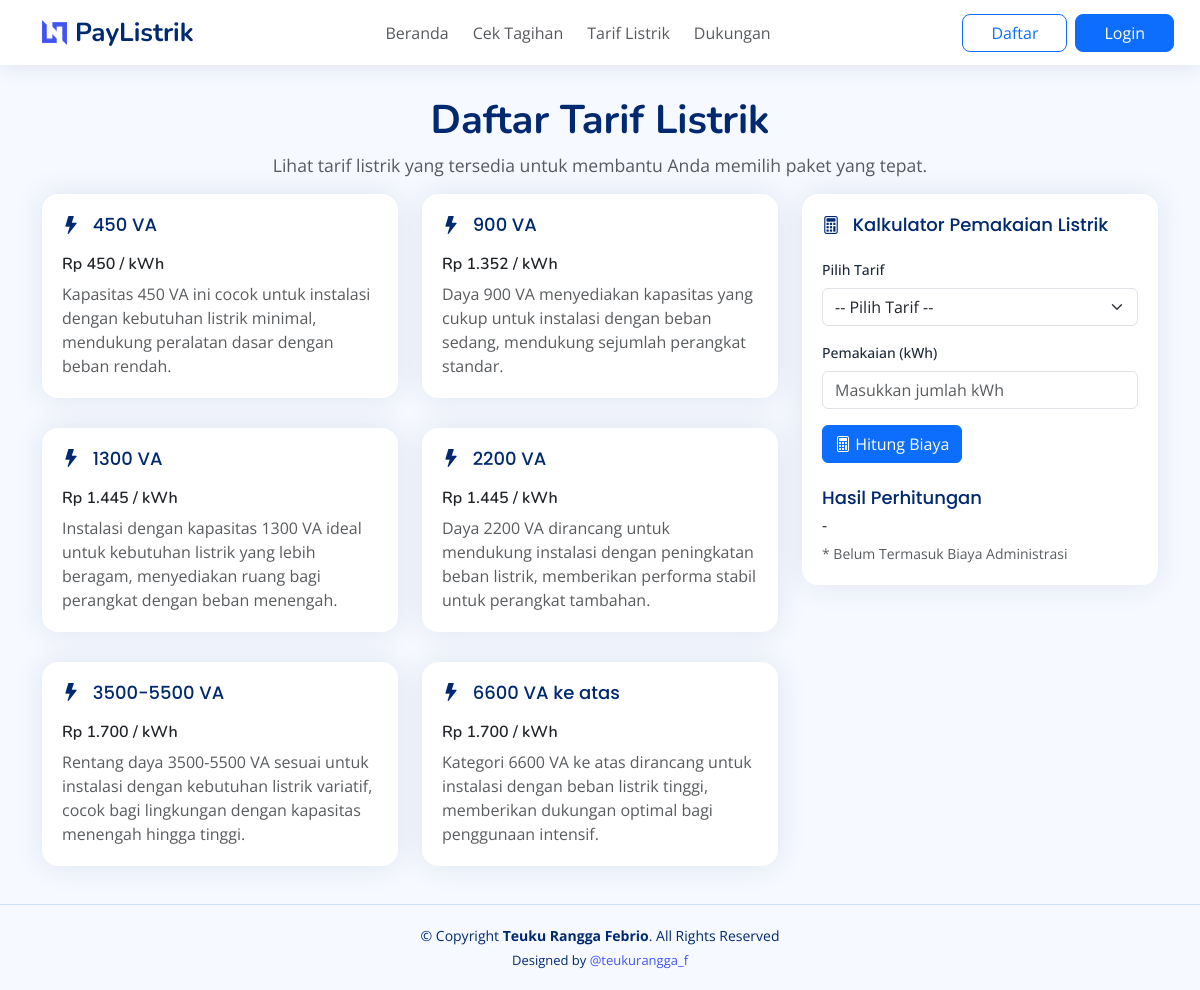
The app's page /index.php/frontend/tarif_listrik with its own data.
### tables this page shows
CREATE TABLE `tarif` (
  `id_tarif` int(11) NOT NULL,
  `daya` varchar(50) NOT NULL,
  `tarifperkwh` decimal(10,2) NOT NULL,
  `deskripsi` text DEFAULT NULL
);

### application/controllers/frontend/Tarif_listrik.php (called while the page is built, shortened)
<?php
class Tarif_Listrik extends CI_Controller {
    public function __construct() {
        $this->load->model('frontend/Tarif_Listrik_Model');
    }
    public function index() {
        $data['tarif_listrik'] = $this->Tarif_Listrik_Model->get_tarif_listrik();
        $this->load->view('frontend/template/frontend_header');
        $this->load->view('frontend/tarif/halaman_tarif_listrik', $data);
        $this->load->view('frontend/template/frontend_footer');
    }
}

### index.php (called while the page is built, shortened)
<?php
require_once BASEPATH.'core/CodeIgniter.php';

### application/models/frontend/Tarif_Listrik_Model.php (called while the page is built, shortened)
<?php
class Tarif_Listrik_Model extends CI_Model {
    public function get_tarif_listrik() {
        $query = $this->db->get('tarif');
        return $query->result_array();
    }
}

### application/helpers/pascabayar_helper.php (called while the page is built, shortened)
<?php
if (!function_exists('rupiah')) {
    function rupiah($angka) {
        $angka = round($angka);
        return 'Rp ' . number_format($angka, 0, ',', '.');
    }
}

### application/views/frontend/tarif/halaman_tarif_listrik.php (the view, shortened to what this page needs)
<section class="section-tarif pt-5 pb-1 mt-5 mb-1">
    <div class="container">
        <div class="text-center mb-3">
            <h2 class="section-title fw-bold text-pc">Daftar Tarif Listrik</h2>
            <p class="section-subtitle text-muted">Lihat tarif listrik yang tersedia untuk membantu Anda memilih paket yang tepat.</p>
        </div>
        <div class="row">
            <div class="col-lg-8">
                <div class="row">
                    <?php foreach ($tarif_listrik as $item): ?>
                        <div class="col-lg-6">
                            <div class="card rounded-4">
                                <div class="card-body">
                                    <h5 class="card-title">
                                        <i class="bi bi-lightning-fill me-2"></i>
                                        <?php echo $item['daya']; ?>
                                    </h5>
                                    <h6 class="card-subtitle fw-semibold mb-2">
                                        <?php echo rupiah($item['tarifperkwh']); ?> / kWh
                                    </h6>
                                    <p class="card-text text-muted">
                                        <?php echo $item['deskripsi']; ?>
                                    </p>
                                </div>
                            </div>
                        </div>
                    <?php endforeach; ?>
                </div>
            </div>
            <div class="col-lg-4">
                <div class="card rounded-4">
                    <div class="card-body">
                        <h4 class="card-title">
                            <i class="bi bi-calculator me-2"></i> Kalkulator Pemakaian Listrik
                        </h4>
                        <form id="form-kalkulator">
                            <div class="mb-3">
                                <label for="selectTarif" class="form-label small">Pilih Tarif</label>
                                <select class="form-select" id="selectTarif" required>
                                    <option value="" disabled selected>-- Pilih Tarif --</option>
                                </select>
                            </div>
                            <div class="mb-3">
                                <label for="inputPemakaian" class="form-label small">Pemakaian (kWh)</label>
                                <input type="number" class="form-control" id="inputPemakaian" placeholder="Masukkan jumlah kWh" required>
                            </div>
                            <button type="submit" class="btn btn-primary">
                                <i class="bi bi-calculator"></i> Hitung Biaya
                            </button>
                        </form>
                        <div class="mt-4">
                            <h5 class="card-title py-0 my-0">Hasil Perhitungan</h5>
                            <p id="hasilPerhitungan" class="py-0 my-0 mt-1">-</p>
                        </div>
                        <div class="mt-1">
                            <small class="my-0 py-4 text-muted">* Belum Termasuk Biaya Administrasi</small>
                        </div>
                    </div>
                </div>
            </div>
        </div>
    </div>
</section>

### application/views/frontend/template/frontend_header.php (shortened to what this page needs)
<!DOCTYPE html>
<html lang="en">
    <head>
        <link href="<?=base_url('assets/vendor/bootstrap/css/bootstrap.min.css')?>" rel="stylesheet" />
        <link href="<?=base_url('assets/vendor/bootstrap-icons/bootstrap-icons.css')?>" rel="stylesheet" />
        <link href="<?=base_url('assets/vendor/boxicons/css/boxicons.min.css')?>" rel="stylesheet" />
        <link href="<?=base_url('assets/vendor/quill/quill.snow.css')?>" rel="stylesheet" />
        <link href="<?=base_url('assets/vendor/quill/quill.bubble.css')?>" rel="stylesheet" />
        <link href="<?=base_url('assets/vendor/remixicon/remixicon.css')?>" rel="stylesheet" />
        <link href="<?=base_url('assets/css/style.css')?>" rel="stylesheet" />
        <link href="<?=base_url('assets/css/frontend.css')?>" rel="stylesheet" />
    </head>
    <body class="">
        <header class="navbar navbar-expand-lg navbar-light bg-white fixed-top py-2">
            <div class="container">
                <a class="navbar-brand d-flex align-items-center" href="<?= base_url(''); ?>">
                    <img src="<?=base_url('assets/img/logo.png');?>" class="me-2 f-logo" alt="Logo">
                    <span>PayListrik</span>
                </a>
                <div class="collapse navbar-collapse" id="navbarNav">
                    <ul class="navbar-nav mx-auto">
                        <li class="nav-item px-lg-1">
                            <a class="nav-link <?= in_array(uri_string(), ['', 'landing']) ? 'active' : '' ?>" href="<?= base_url(''); ?>">Beranda</a>
                        </li>
                        <?php if ($this->session->userdata('sesi_pelanggan')): ?>
                        <li class="nav-item px-lg-1">
                            <a class="nav-link <?= in_array(uri_string(), ['cek_tagihan/p']) ? 'active' : '' ?>" href="<?= base_url('cek_tagihan/p'); ?>">
                                Tagihan
                            </a>
                        </li>
                        <li class="nav-item dropdown px-lg-1">
                            <a class="nav-link dropdown-toggle <?= in_array(uri_string(), ['riwayat_penggunaan', 'riwayat_pembayaran']) ? 'active' : '' ?>" href="#" id="nav-riwayat" role="button" data-bs-toggle="dropdown" aria-expanded="false">
                                Riwayat
                            </a>
                            <ul class="dropdown-menu" aria-labelledby="nav-riwayat">
                                <li>
                                    <a class="dropdown-item <?= uri_string() == 'riwayat_penggunaan' ? 'active' : '' ?>" href="<?= base_url('riwayat_penggunaan'); ?>">
                                        Riwayat Penggunaan
                                    </a>
                                </li>
                                <li>
                                    <a class="dropdown-item <?= uri_string() == 'riwayat_pembayaran' ? 'active' : '' ?>" href="<?= base_url('riwayat_pembayaran'); ?>">
                                        Riwayat Pembayaran
                                    </a>
                                </li>
                            </ul>
                        </li>
                        <?php else: ?>
                        <li class="nav-item px-lg-1">
                            <a class="nav-link <?= in_array(uri_string(), ['cek_tagihan/g', 'cek_tagihan/g/hasil']) ? 'active' : '' ?>" href="<?= base_url('cek_tagihan/g'); ?>">
                                Cek Tagihan
                            </a>
                        </li>
                        <?php endif; ?>
                        <li class="nav-item px-lg-1"><a class="nav-link <?= in_array(uri_string(), ['tarif']) ? 'active' : '' ?>" href="<?=base_url('tarif');?>">Tarif Listrik</a></li>
                        <li class="nav-item px-lg-1">
                            <a class="nav-link position-relative" target="_blank" href="https://api.whatsapp.com/send?phone=+6287875715508&text=Hallo Saya Butuh Bantuan!%0AApp Name: PayListrik%0A">Dukungan
                            </a>
                        </li>
                    </ul>
                    <?php if ($this->session->userdata('sesi_pelanggan')): ?>
                        <ul class="navbar-nav d-flex gap-lg-2">
                            <li class="nav-item dropdown">
                                <a class="nav-link dropdown-toggle d-flex align-items-center" href="#" id="profilDropdown" role="button" data-bs-toggle="dropdown" aria-expanded="false">
                                    <i class="bi bi-person-circle me-1"></i> <?= htmlspecialchars($this->session->userdata('nama_pelanggan')); ?>
                                </a>
                                <ul class="dropdown-menu dropdown-menu-end" aria-labelledby="profilDropdown">
                                    <li><a class="dropdown-item" href="<?=base_url('profil');?>"><i class="bi bi-person me-1"></i> Profil Saya</a></li>
                                    <li><hr class="dropdown-divider"></li>
                                    <li><a class="dropdown-item text-danger" href="<?=base_url('logout');?>"><i class="bi bi-box-arrow-right me-1"></i> Keluar</a></li>
                                </ul>
                            </li>
                        </ul>
                    <?php else: ?>
                        <ul class="navbar-nav d-flex gap-lg-2">
                            <li class="nav-item mb-2 mb-lg-0"><a class="btn btn-outline-primary rounded-3 w-100 mx-lg-3" href="<?=base_url('register')?>">Daftar</a></li>
                            <li class="nav-item"><a class="btn btn-primary rounded-3 w-100 mx-lg-3" href="<?=base_url('login')?>">Login</a></li>
                        </ul>
                    <?php endif; ?>
                </div>
            </div>
        </header>

### application/views/frontend/template/frontend_footer.php (shortened to what this page needs)
        <footer id="frontend-footer" class="footer">
            <div class="copyright">
                &copy; Copyright <strong><span>Teuku Rangga Febrio</span></strong
                >. All Rights Reserved
            </div>
            <div class="credits">
                Designed by <a href="https://www.instagram.com/teukurangga_f">@teukurangga_f</a>
            </div>
        </footer>
    </body>
</html>

### assets/css/style.css (style rules this page uses)
:root { scroll-behavior: smooth; }
body { font-family: "Open Sans", sans-serif; background: #f6f9ff; color: #444444; }
a { color: #4154f1; text-decoration: none; }
h1, h2, h3, h4, h5, h6 { font-family: "Nunito", sans-serif; }
.card { margin-bottom: 30px; border: none; border-radius: 5px; box-shadow: 0px 0 30px rgba(1, 41, 112, 0.1); }
.card-title { padding: 20px 0 15px 0; font-size: 18px; font-weight: 500; color: #012970; font-family: "Poppins", sans-serif; }
.card-body { padding: 0 20px 20px 20px; }
.footer { padding: 20px 0; font-size: 14px; transition: all 0.3s; border-top: 1px solid #cddfff; }
.footer .copyright { text-align: center; color: #012970; }
.footer .credits { padding-top: 5px; text-align: center; font-size: 13px; color: #012970; }

### assets/css/frontend.css (style rules this page uses)
:root { --pc:#012970; --pc-g:linear-gradient(135deg, #2563eb, #1e40af); --bc:#f6f9ff; --clr-abu:#EBEEF4; --clr-abu-sc: #F5F7FA; }
html { scroll-behavior: smooth !important; }
header { transition:.5s ease-in-out; font-family: "Open Sans", sans-serif; box-shadow: 0px 2px 20px rgba(1, 41, 112, 0.1); }
header .nav-item .nav-link { transition:.3s ease-in-out; color:#575B5F; }
header a img.f-logo { width:25px !important; height:25px; padding-right:0rem; margin-right:0rem; }
header a span { font-size: 26px; font-weight: 700; color: #012970; font-family: "Nunito", sans-serif; }
body { font-family: "Open Sans", sans-serif; background: #f6f9ff; color: #444444; }
.text-pc { color: var(--pc)!important; }
.section-title { font-size: 2.5rem; font-weight: 600; color: #012970; margin-bottom: 0.5rem; }
.section-subtitle { color: #6c757d; font-size: 1.1rem; }
.form-label { font-weight: 500; color: #1e293b; display: flex; align-items: center; gap: 0.5rem; }

### records on screen
tarif: daya "450 VA", tarifperkwh "Rp 450", deskripsi "Kapasitas 450 VA ini cocok untuk instalasi dengan kebutuhan listrik minimal, mendukung peralatan dasar dengan beban rendah."
tarif: daya "900 VA", tarifperkwh "Rp 1.352", deskripsi "Daya 900 VA menyediakan kapasitas yang cukup untuk instalasi dengan beban sedang, mendukung sejumlah perangkat standar."
tarif: daya "1300 VA", tarifperkwh "Rp 1.445", deskripsi "Instalasi dengan kapasitas 1300 VA ideal untuk kebutuhan listrik yang lebih beragam, menyediakan ruang bagi perangkat dengan beban menengah."
tarif: daya "2200 VA", tarifperkwh "Rp 1.445", deskripsi "Daya 2200 VA dirancang untuk mendukung instalasi dengan peningkatan beban listrik, memberikan performa stabil untuk perangkat tambahan."
tarif: daya "3500-5500 VA", tarifperkwh "Rp 1.700", deskripsi "Rentang daya 3500-5500 VA sesuai untuk instalasi dengan kebutuhan listrik variatif, cocok bagi lingkungan dengan kapasitas menengah hingga tinggi."
tarif: daya "6600 VA ke atas", tarifperkwh "Rp 1.700", deskripsi "Kategori 6600 VA ke atas dirancang untuk instalasi dengan beban listrik tinggi, memberikan dukungan optimal bagi penggunaan intensif."
